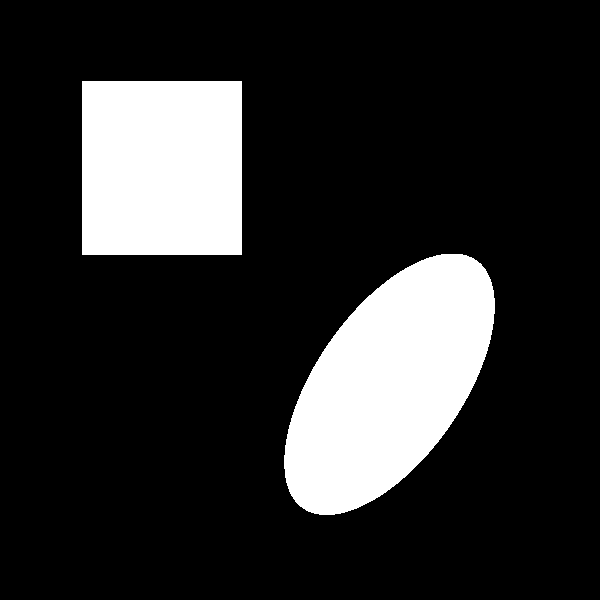
#> input picture imgs/Lab6/binary-objects.tif, 600 x 600 px
$ jupyter execute lab6.ipynb
#> lines starting #> are read from the running program, lines starting #| are printed output that depends on the picture; after the words box and inside, x2 and y2 are one past the last pixel; in counts of white or black regions, pixels touching at a corner belong together
# 实验6 图像的形态学处理

## 6-1：采用形态学操作提取二值图像的轮廓线

### 实验要求

1. 采用形态学提取连通区域算法（人机交互指定种子点）求出所有的连通域；
2. 采用结构元提取二值图像的边缘；

$$
\beta{(A)} = A - (A \ominus B)
$$

[cell 1]
# Import necessary libraries
import numpy as np
import matplotlib.pyplot as plt
import matplotlib.image as mpimg

[cell 2]
# Read the image
image = mpimg.imread('imgs/Lab6/binary-objects.tif')
#> image: shape (600, 600); 17.4% white; 2 white regions, box (x1, y1, x2, y2) and area: (284, 254, 495, 515) 34879, (82, 81, 242, 255) 27840
plt.figure(figsize=(12, 12))
plt.imshow(image, cmap='gray')
plt.axis("off")
plt.show()

[cell 3]
def dilate(image, kernel):
    rows, cols = image.shape
#> rows = 600; cols = 600
    krows, kcols = kernel.shape

    result = np.zeros_like(image)

    for i in range(rows):
        for j in range(cols):
            if image[i, j] > 0:
                for m in range(krows):
                    for n in range(kcols):
                        ni, nj = i + m - krows // 2, j + n - kcols // 2
                        if 0 <= ni < rows and 0 <= nj < cols:
                            result[ni, nj] = 255
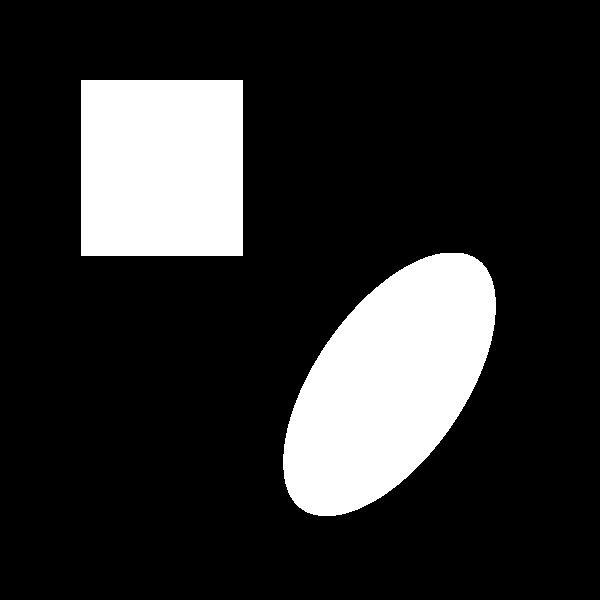
#> result: shape (600, 600); 17.9% white; 2 white regions, box (x1, y1, x2, y2) and area: (283, 253, 496, 516) 35827, (81, 80, 243, 256) 28512

    return result


kernel = np.ones((3, 3), dtype=np.uint8)
dilated = dilate(image, kernel)

[cell 4]
# If you want to see whether the dilation is effective, we can have a look at the edge of the image
plt.figure(figsize=(6, 6))
plt.imshow(dilated - image, cmap='gray')
plt.axis("off")
plt.show()
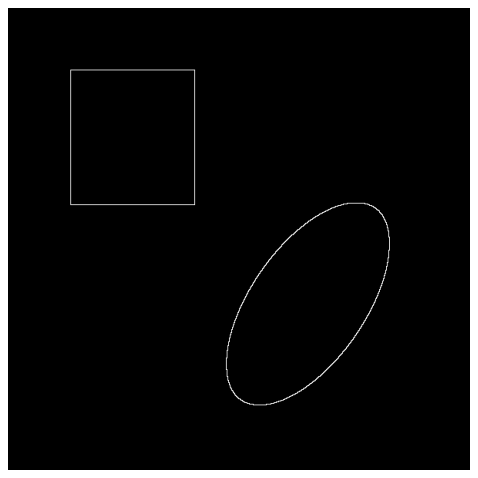
#> figure drawn by matplotlib, 1 panel

[cell 5]
# Get all the connected components
def get_all_connected_components(image):
    rows, cols = image.shape
#> rows = 600; cols = 600
    visited = np.zeros_like(image)
    components = []

    for i in range(rows):
        for j in range(cols):
            if image[i, j] > 0 and visited[i, j] == 0:
                component = []
                queue = [(i, j)]
                while len(queue) > 0:
                    ni, nj = queue.pop(0)
                    if visited[ni, nj] == 0:
                        component.append((ni, nj))
                        visited[ni, nj] = 1
                        for m in range(-1, 2):
                            for n in range(-1, 2):
                                if (
                                    0 <= ni + m < rows
                                    and 0 <= nj + n < cols
                                    and image[ni + m, nj + n] > 0
                                ):
                                    queue.append((ni + m, nj + n))
                components.append(component)

    return components


components = get_all_connected_components(dilated)
#> components = 2 items
# For all the connected components, we can draw a bounding box to show them
plt.figure(figsize=(12, 12))
plt.imshow(image, cmap="gray")
plt.axis("off")
for component in components:
    minx, miny = np.min(component, axis=0)
    maxx, maxy = np.max(component, axis=0)
    plt.plot([miny, maxy, maxy, miny, miny], [minx, minx, maxx, maxx, minx], "r")
#> this loop made 2 passes
#> (minx, miny, maxx, maxy) on passes 1 to 2: (80, 81, 255, 242), (253, 283, 515, 495)
plt.show()
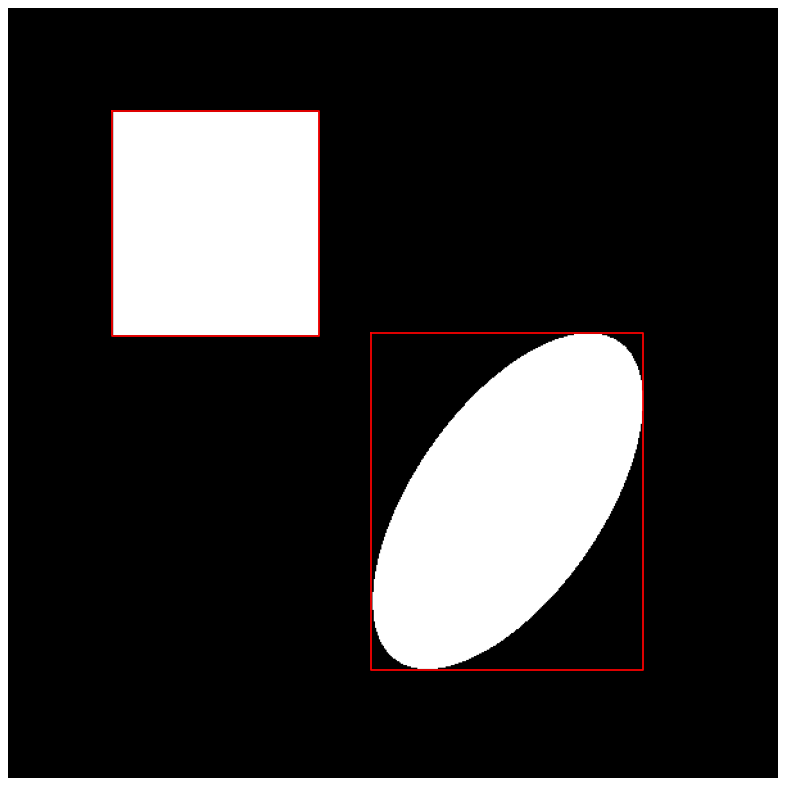
#> figure drawn by matplotlib, 1 panel

## 6-2：处理含噪声的指纹图像

### 实验要求

采用形态学操作处理噪声指纹图像

[cell 6]
# Read the image
image = mpimg.imread("imgs/Lab6/fingerprint-noisy.tif")
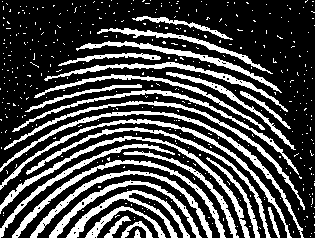
#> input picture imgs/Lab6/fingerprint-noisy.tif, 315 x 238 px
#> image is the input picture: shape (238, 315, 4); mean R, G, B, A 72.8, 72.8, 72.8, 255
image = np.mean(image, axis=2)
#> image: shape (238, 315) float64; values 63.75 (black) and 255 (white), 28.5% white; 414 white regions (387 under 20 px), largest, box (x1, y1, x2, y2) and area: (0, 111, 304, 238) 1388, (0, 136, 250, 238) 1372, (0, 119, 292, 238) 1337
plt.figure(figsize=(12, 12))
plt.imshow(image, cmap="gray")
plt.axis("off")
plt.show()

[cell 7]
# Implement the erosion
def erode(image, kernel):
    rows, cols = image.shape
#> rows = 238; cols = 315
    krows, kcols = kernel.shape

    result = np.zeros_like(image)

    for i in range(rows):
        for j in range(cols):
            if image[i, j] > 0:
                for m in range(krows):
                    for n in range(kcols):
                        ni, nj = i + m - krows // 2, j + n - kcols // 2
                        if 0 <= ni < rows and 0 <= nj < cols:
                            if np.sum(image[ni - 1 : ni + 2, nj - 1 : nj + 2]) < 255 * 7:
                                result[i, j] = 0
                            else:
                                result[i, j] = 255
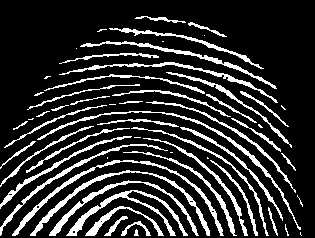
#> result: shape (238, 315) float64; 18.1% white; 59 white regions (17 under 20 px), largest, box (x1, y1, x2, y2) and area: (12, 160, 224, 236) 931, (30, 170, 210, 236) 861, (66, 190, 188, 236) 832

    return result


erosion_kernel = np.ones((3, 3), dtype=np.uint8)

[cell 8]
eroded = erode(image, erosion_kernel)
# Show the result
plt.figure(figsize=(12, 12))
plt.imshow(eroded, cmap="gray")
plt.axis("off")
plt.show()

[cell 9]
def opening(image, kernel):
    return dilate(erode(image, kernel), kernel)
#> after the loop in dilate (call 2), `for i in range(rows):`:
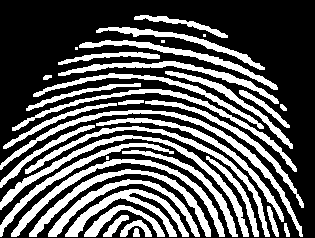
#> result: shape (238, 315) float64; 35.7% white; 37 white regions (4 under 20 px), largest, box (x1, y1, x2, y2) and area: (0, 110, 303, 237) 1865, (0, 135, 249, 237) 1797, (11, 159, 225, 237) 1672


def closing(image, kernel):
    return erode(dilate(image, kernel), kernel)
#> after the loop in dilate (call 3), `for i in range(rows):`:
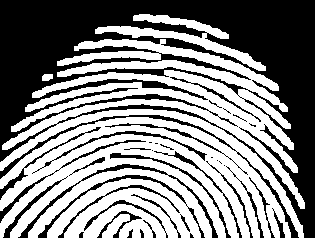
#> result: shape (238, 315) float64; 53.4% white; 40 black regions (13 under 20 px), largest, box (x1, y1, x2, y2) and area: (0, 0, 315, 238) 27638, (0, 115, 299, 238) 1085, (18, 164, 218, 238) 808
#> after the loop in erode (call 3), `for i in range(rows):`:
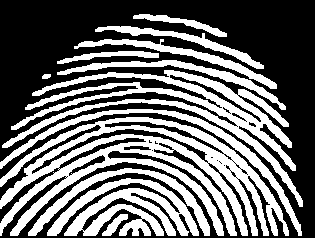
#> result: shape (238, 315) float64; 42.4% white; 12 white regions, largest, box (x1, y1, x2, y2) and area: (0, 117, 289, 236) 11348, (2, 70, 303, 207) 7072, (47, 178, 199, 236) 4238

[cell 10]
# Apply the opening operation and the closing operation
opened = opening(image, kernel)
closed = closing(opened, erosion_kernel)
fin = erode(closed, erosion_kernel)
#> after the loop in erode (call 4), `for i in range(rows):`:
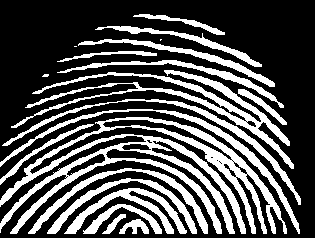
#> result: shape (238, 315) float64; 31.7% white; 20 white regions (3 under 20 px), largest, box (x1, y1, x2, y2) and area: (0, 117, 287, 234) 8195, (11, 70, 294, 169) 3363, (0, 109, 300, 234) 1658

# Show the result
plt.figure(figsize=(18, 6))
plt.subplot(1, 3, 1)
plt.imshow(opened, cmap="gray")
plt.axis("off")
plt.subplot(1, 3, 2)
plt.imshow(closed, cmap="gray")
plt.axis("off")
plt.subplot(1, 3, 3)
plt.imshow(fin, cmap="gray")
plt.axis("off")
plt.show()
